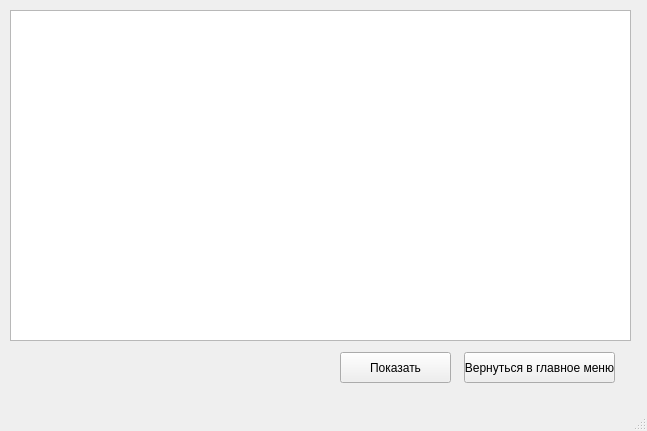
<?xml version="1.0" encoding="UTF-8"?>
<ui version="4.0">
 <class>Safe</class>
 <widget class="QMainWindow" name="Safe">
  <property name="geometry">
   <rect>
    <x>0</x>
    <y>0</y>
    <width>647</width>
    <height>431</height>
   </rect>
  </property>
  <property name="windowTitle">
   <string>Safe</string>
  </property>
  <widget class="QWidget" name="centralwidget">
   <widget class="QPushButton" name="exit">
    <property name="geometry">
     <rect>
      <x>464</x>
      <y>352</y>
      <width>151</width>
      <height>31</height>
     </rect>
    </property>
    <property name="text">
     <string>Вернуться в главное меню</string>
    </property>
   </widget>
   <widget class="QTextEdit" name="text">
    <property name="geometry">
     <rect>
      <x>10</x>
      <y>10</y>
      <width>621</width>
      <height>331</height>
     </rect>
    </property>
    <property name="font">
     <font>
      <pointsize>10</pointsize>
     </font>
    </property>
    <property name="readOnly">
     <bool>true</bool>
    </property>
   </widget>
   <widget class="QPushButton" name="showp">
    <property name="geometry">
     <rect>
      <x>340</x>
      <y>352</y>
      <width>111</width>
      <height>31</height>
     </rect>
    </property>
    <property name="text">
     <string>Показать</string>
    </property>
   </widget>
  </widget>
  <widget class="QMenuBar" name="menubar">
   <property name="geometry">
    <rect>
     <x>0</x>
     <y>0</y>
     <width>647</width>
     <height>21</height>
    </rect>
   </property>
  </widget>
  <widget class="QStatusBar" name="statusbar"/>
 </widget>
 <resources/>
 <connections/>
</ui>
